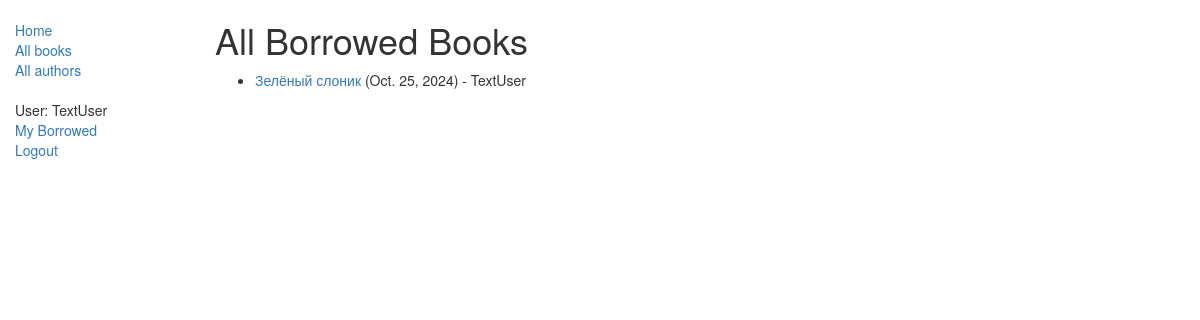
The app's page /catalog/allbooks/ (signed in), older data.
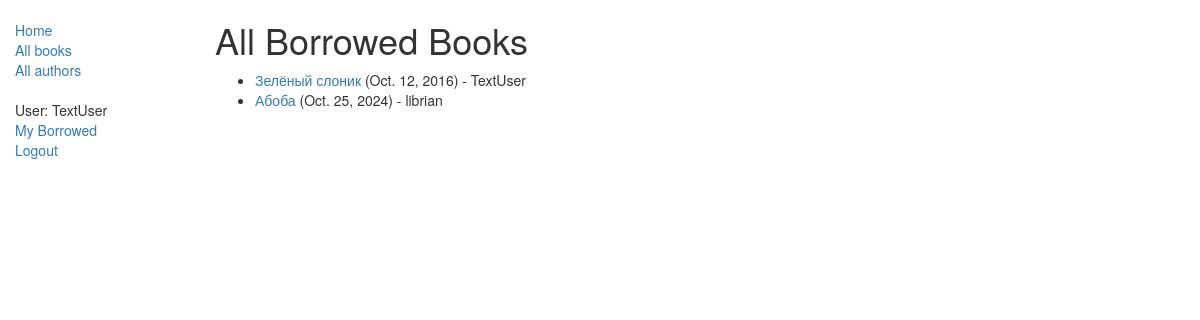
The same page, newer data.
### catalog/models.py (models this page shows, shortened)
class BookInstance(models.Model):
    id = models.UUIDField(primary_key=True, default=uuid.uuid4, help_text="Unique ID for this particular book across whole library")
    book = models.ForeignKey('Book', on_delete=models.SET_NULL, null=True)
    imprint = models.CharField(max_length=200)
    due_back = models.DateField(null=True, blank=True)
    borrower = models.ForeignKey(User, on_delete=models.SET_NULL, null=True, blank=True)
    LOAN_STATUS = (
        ('m', 'Maintenance'),
        ('o', 'On loan'),
        ('a', 'Available'),
        ('r', 'Reserved'),
    )
    status = models.CharField(max_length=1, choices=LOAN_STATUS, blank=True, default='m', help_text='Book availability')
    class Meta:
        ordering = ["due_back"]
        permissions = (("can_mark_returned", "Set book as returned"),)

class Book(models.Model):
    title = models.CharField(max_length=200)
    author = models.ForeignKey('Author', on_delete=models.SET_NULL, null=True)
    summary = models.TextField(max_length=1000, help_text="Enter a brief description of the book")
    isbn = models.CharField('ISBN', max_length=13, help_text='13 Character < a href = "https://www.isbn-international.org/content/what-isbn">ISBN number</a>')
    genre = models.ManyToManyField(Genre, help_text="Select a genre for this book")
    def display_genre(self):
        return ', '.join([genre.name for genre in self.genre.all() [:3]])
    display_genre.short_description = 'Genre'

### catalog/views.py (the view)
class LoanedAllBookListView(LoginRequiredMixin, generic.ListView):
    model = BookInstance
    template_name = 'catalog/bookinstance_list_borrowed_all.html'
    paginate_by = 10
    def get_queryset(self):
        return BookInstance.objects.filter(status__exact='o').order_by('due_back')

### catalog/templates/catalog/bookinstance_list_borrowed_all.html (shortened to what this page needs)
{% extends "base_generic.html" %}
{% block content %}
    <h1>All Borrowed Books</h1>
    {% if bookinstance_list %}
    <ul>
      {% for bookinst in bookinstance_list %}
      <li class="{% if bookinst.is_overdue %}text-danger{% endif %}">
        <a href="{% url 'book-detail' bookinst.book.pk %}">{{bookinst.book.title}}</a> ({{ bookinst.due_back }}) - {{ bookinst.borrower }}
      </li>
      {% endfor %}
    </ul>
    {% else %}
      <p>There are no books borrowed.</p>
    {% endif %}
{% endblock %}

### catalog/templates/base_generic.html (shortened to what this page needs)
<!DOCTYPE html>
<html lang="en">
<head>
    <link rel="stylesheet" href="https://maxcdn.bootstrapcdn.com/bootstrap/3.3.7/css/bootstrap.min.css">
    {% load static %}
    <link rel="stylesheet" href="{% static 'css/styles.css' %}">
</head>
<body>
<div class="container-fluid">
    <div class="row">
        <div class="col-sm-2">
            {% block sidebar %}
            <ul class="sidebar-nav">
                <li><a href="{% url 'index' %}">Home</a></li>
                <li><a href="{% url 'books' %}">All books</a></li>
                <li><a href="">All authors</a></li><br>
                {% if user.is_authenticated %}
                <li>User: {{ user.get_username }}</li>
                <li><a href="{% url 'my-borrowed' %}">My Borrowed</a></li>
                <li><a href="{% url 'logout'%}?next={{request.path}}">Logout</a></li>
                {% else %}
                <li><a href="{% url 'login'%}?next={{request.path}}">Login</a></li>
                {% endif %}<br>
            </ul>
            {% endblock %}
        </div>
        <div class="col-sm-10 ">
            {% block content %}{% endblock %}
        </div>
    </div>
</div>
</body>
</html>

### catalog/static/css/styles.css (style rules this page uses)
.sidebar-nav { margin-top: 20px; padding: 0; list-style: none; }

Row changes from the older to the newer data that the page shows:
changed BookInstance "Зелёный слоник": due_back "Oct. 25, 2024" → "Oct. 12, 2016"
added BookInstance: book "Абоба", due_back "Oct. 25, 2024", borrower "librian"
